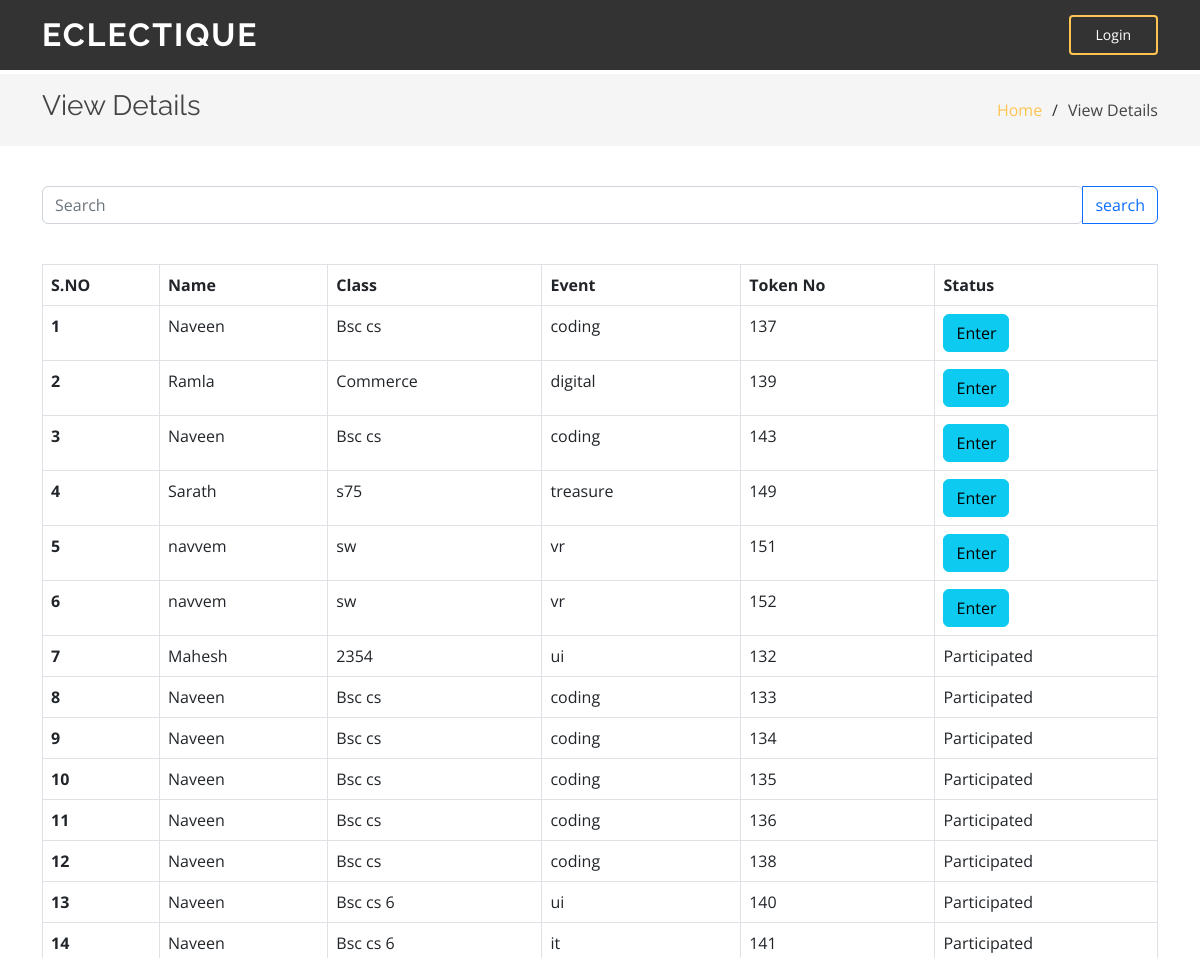
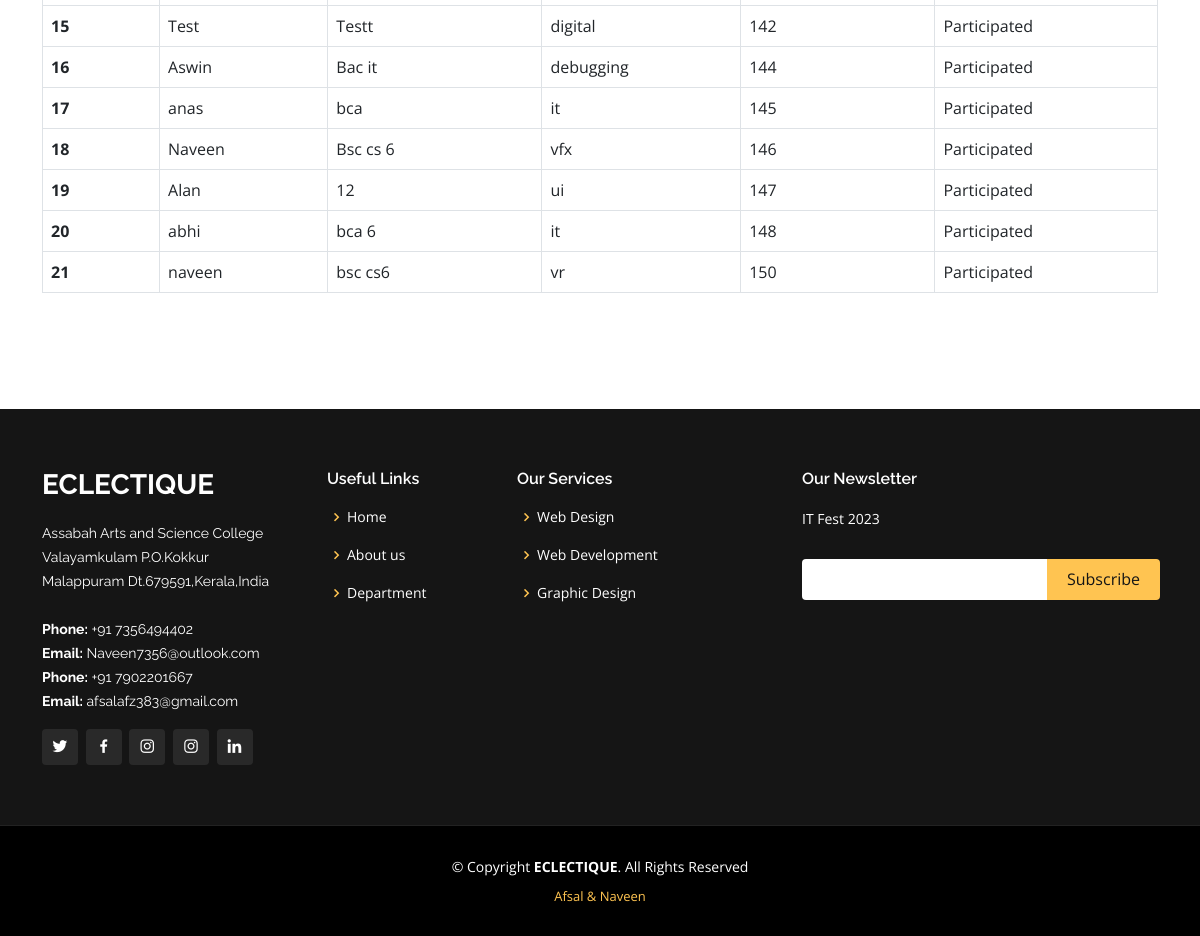
Screenshot of /all with the database file from the repository (2 pictures, top to bottom).
### tables this page shows
CREATE TABLE user(user_id INTEGER PRIMARY KEY AUTOINCREMENT, name TEXT, class TEXT, event TEXT, status TEXT);

### app.py (the view)
@app.route("/all")
def all():
    res = db.execute("SELECT * FROM user ORDER BY status DESC")
    return render_template("admin/all.html", data=res)

### templates/admin/all.html (shortened to what this page needs)
<!DOCTYPE html>
<html lang="en">
<head>
  <link href="/static/assets/vendor/aos/aos.css" rel="stylesheet">
  <link href="/static/assets/vendor/bootstrap/css/bootstrap.min.css" rel="stylesheet">
  <link href="/static/assets/vendor/bootstrap-icons/bootstrap-icons.css" rel="stylesheet">
  <link href="/static/assets/vendor/boxicons/css/boxicons.min.css" rel="stylesheet">
  <link href="/static/assets/vendor/glightbox/css/glightbox.min.css" rel="stylesheet">
  <link href="/static/assets/vendor/remixicon/remixicon.css" rel="stylesheet">
  <link href="/static/assets/vendor/swiper/swiper-bundle.min.css" rel="stylesheet">
  <link href="/static/assets/css/style.css" rel="stylesheet">
</head>
<body>
  <body>
    <header id="header" class="fixed-top header-inner-pages">
      <div class="container d-flex align-items-center justify-content-lg-between">
        <h1 class="logo me-auto me-lg-0"><a href="/">ECLECTIQUE</a></h1>
        <a href="/login" class="get-started-btn scrollto">Login</a>
      </div>
    </header>
    <main id="main">
      <section id="breadcrumbs" class="breadcrumbs">
        <div class="container">
          <div class="d-flex justify-content-between align-items-center">
            <h2>View Details</h2>
            <ol>
              <li><a href="/">Home</a></li>
              <li>View Details</li>
            </ol>
          </div>
        </div>
      </section>
      <section id="portfolio-details" class="portfolio-details">
        <div id="services" class="contact-area">
          <div class="contact-inner area-padding">
            <div class="container ">
              <div class="row">
                <form method="post" action="/all_post">
                  <div class="input-group">
                    <input type="search" class="form-control rounded" placeholder="Search" aria-label="Search" aria-describedby="search-addon" name="name"/>
                    <button type="submit" class="btn btn-outline-primary">search</button>
                  </div>
                  <p>&nbsp;</p>
                  <div class="table-responsive">
                  <table class="table table-bordered">
                    <tr>
                      <th>S.NO</th>
                      <th>Name</th>
                      <th>Class</th>
                      <th>Event</th>
                      <th>Token No</th>
                      <th>Status</th>
                    </tr>
                    {% for i in data %}
                    <tr>
                      <th>{{loop.index}}&nbsp;</th>
                      <td>{{i["name"]}}&nbsp;</td>
                      <td>{{i["class"]}}&nbsp;</td>
                      <td>{{i["event"]}}</td>
                      <td>{{i["user_id"]}}</td>
                      <td>
                        {% if i.status == 'pending' %}
                        <a href="/a_participate/{{ i['user_id'] }}"><input class="btn btn-info" type="button" value="Enter"></a>
                        {% else %}
                        Participated
                        {% endif %}
                      </td>
                    </tr>
                    {% endfor %}
                  </table>
                </div>
                  <p>&nbsp;</p>
                  </form>
              </div>
            </div>
      </div>
       </div>
      </section>
    </main>
    <footer id="footer">
      <div class="footer-top">
        <div class="container">
          <div class="row">
            <div class="col-lg-3 col-md-6">
              <div class="footer-info">
                <h3>ECLECTIQUE</h3>
                <p>
                  Assabah Arts and Science College <br>
                  Valayamkulam P.O.Kokkur<br>
                  Malappuram Dt.679591,Kerala,India<br><br>
                  <strong>Phone:</strong> +91 7356494402<br>
                  <strong>Email:</strong> Naveen7356@outlook.com<br>
          <strong>Phone:</strong> +91 7902201667<br>
                  <strong>Email:</strong> afsalafz383@gmail.com<br>
                </p>
                <div class="social-links mt-3">
                  <a href="https://twitter.com/i/flow/login" class="twitter"><i class="bx bxl-twitter"></i></a>
                  <a href="https://www.facebook.com/naveen.c.7796" class="facebook"><i class="bx bxl-facebook"></i></a>
                  <a href="https://instagram.com/naveen_.c?igshid=YmMyMTA2M2Y=" class="instagram"><i class="bx bxl-instagram"></i></a>
                  <a href="#" class="instagram"><i class="bx bxl-instagram"></i></a>
                  <a href="https://www.linkedin.com/login" class="linkedin"><i class="bx bxl-linkedin"></i></a>
                </div>
              </div>
            </div>
            <div class="col-lg-2 col-md-6 footer-links">
              <h4>Useful Links</h4>
              <ul>
                <li><i class="bx bx-chevron-right"></i> <a href="#home">Home</a></li>
                <li><i class="bx bx-chevron-right"></i> <a href="#about">About us</a></li>
                <li><i class="bx bx-chevron-right"></i> <a href="http://www.assabahasc.org/computer-science-and-application.html">Department</a></li>
              </ul>
            </div>
            <div class="col-lg-3 col-md-6 footer-links">
              <h4>Our Services</h4>
              <ul>
                <li><i class="bx bx-chevron-right"></i> <a href="#">Web Design</a></li>
                <li><i class="bx bx-chevron-right"></i> <a href="#">Web Development</a></li>
                <li><i class="bx bx-chevron-right"></i> <a href="#">Graphic Design</a></li>
              </ul>
            </div>
            <div class="col-lg-4 col-md-6 footer-newsletter">
              <h4>Our Newsletter</h4>
              <p>IT Fest 2023</p>
              <form>
                <input type="email" name="email"><input type="submit" value="Subscribe">
              </form>
            </div>
          </div>
        </div>
      </div>
      <div class="container">
        <div class="copyright">
          &copy; Copyright <strong><span>ECLECTIQUE</span></strong>. All Rights Reserved
        </div>
        <div class="credits">
          <a href="https://instagram.com/naveen_.c?igshid=YmMyMTA2M2Y=">Afsal  & Naveen</a>
        </div>
      </div>
    </footer>
  </body>
  </html>

### static/assets/css/style.css (style rules this page uses)
body { font-family: "Open Sans", sans-serif; color: #444444; }
a { color: #ffc451; text-decoration: none; }
h1, h2, h3, h4, h5, h6 { font-family: "Raleway", sans-serif; }
#header { transition: all 0.5s; z-index: 997; padding: 15px 0; }
#header.header-scrolled, #header.header-inner-pages { background: rgba(0, 0, 0, 0.8); }
#header .logo { font-size: 32px; margin: 0; padding: 0; line-height: 1; font-weight: 700; letter-spacing: 2px; text-transform: uppercase; }
#header .logo a { color: #fff; }
.get-started-btn { color: #fff; border-radius: 4px; padding: 7px 25px 8px 25px; white-space: nowrap; transition: 0.3s; font-size: 14px; display: inline-block; border: 2px solid #ffc451; }
section { padding: 60px 0; overflow: hidden; }
.portfolio-details { padding-top: 40px; }
.breadcrumbs { padding: 15px 0; background: whitesmoke; min-height: 40px; margin-top: 74px; }
.breadcrumbs h2 { font-size: 28px; font-weight: 400; }
.breadcrumbs ol { display: flex; flex-wrap: wrap; list-style: none; padding: 0; margin: 0; }
.breadcrumbs ol li+li { padding-left: 10px; }
.breadcrumbs ol li+li::before { display: inline-block; padding-right: 10px; color: #2f2f2f; content: "/"; }
#footer { background: black; padding: 0 0 30px 0; color: #fff; font-size: 14px; }
#footer .footer-top { background: #151515; border-bottom: 1px solid #222222; padding: 60px 0 30px 0; }
#footer .footer-top .footer-info { margin-bottom: 30px; }
#footer .footer-top .footer-info h3 { font-size: 28px; margin: 0 0 20px 0; padding: 2px 0 2px 0; line-height: 1; font-weight: 700; text-transform: uppercase; }
#footer .footer-top .footer-info p { font-size: 14px; line-height: 24px; margin-bottom: 0; font-family: "Raleway", sans-serif; color: #fff; }
#footer .footer-top .social-links a { font-size: 18px; display: inline-block; background: #292929; color: #fff; line-height: 1; padding: 8px 0; margin-right: 4px; border-radius: 4px; text-align: center; width: 36px; height: 36px; transition: 0.3s; }
#footer .footer-top h4 { font-size: 16px; font-weight: 600; color: #fff; position: relative; padding-bottom: 12px; }
#footer .footer-top .footer-links { margin-bottom: 30px; }
#footer .footer-top .footer-links ul { list-style: none; padding: 0; margin: 0; }
#footer .footer-top .footer-links ul i { padding-right: 2px; color: #ffc451; font-size: 18px; line-height: 1; }
#footer .footer-top .footer-links ul li { padding: 10px 0; display: flex; align-items: center; }
#footer .footer-top .footer-links ul li:first-child { padding-top: 0; }
#footer .footer-top .footer-links ul a { color: #fff; transition: 0.3s; display: inline-block; line-height: 1; }
#footer .footer-top .footer-newsletter form { margin-top: 30px; background: #fff; padding: 6px 10px; position: relative; border-radius: 4px; }
#footer .footer-top .footer-newsletter form input[type=email] { border: 0; padding: 4px; width: calc(100% - 110px); }
#footer .footer-top .footer-newsletter form input[type=submit] { position: absolute; top: 0; right: -2px; bottom: 0; border: 0; background: none; font-size: 16px; padding: 0 20px; background: #ffc451; color: #151515; transition: 0.3s; border-radius: 0 4px 4px 0; }
#footer .copyright { text-align: center; padding-top: 30px; }
#footer .credits { padding-top: 10px; text-align: center; font-size: 13px; color: #fff; }

### rows the page displays
user: name "Naveen", class "Bsc cs", event "coding", user_id "137"
user: name "Ramla", class "Commerce", event "digital", user_id "139"
user: name "Naveen", class "Bsc cs", event "coding", user_id "143"
user: name "Sarath", class "s75", event "treasure", user_id "149"
user: name "navvem", class "sw", event "vr", user_id "151"
user: name "navvem", class "sw", event "vr", user_id "152"
user: name "Mahesh", class "2354", event "ui", user_id "132", status "Participated"
user: name "Naveen", class "Bsc cs", event "coding", user_id "133", status "Participated"
user: name "Naveen", class "Bsc cs", event "coding", user_id "134", status "Participated"
user: name "Naveen", class "Bsc cs", event "coding", user_id "135", status "Participated"
user: name "Naveen", class "Bsc cs", event "coding", user_id "136", status "Participated"
user: name "Naveen", class "Bsc cs", event "coding", user_id "138", status "Participated"
user: name "Naveen", class "Bsc cs 6", event "ui", user_id "140", status "Participated"
user: name "Naveen", class "Bsc cs 6", event "it", user_id "141", status "Participated"
user: name "Test", class "Testt", event "digital", user_id "142", status "Participated"
user: name "Aswin", class "Bac it", event "debugging", user_id "144", status "Participated"
user: name "anas", class "bca", event "it", user_id "145", status "Participated"
user: name "Naveen", class "Bsc cs 6", event "vfx", user_id "146", status "Participated"
user: name "Alan", class "12", event "ui", user_id "147", status "Participated"
user: name "abhi", class "bca 6", event "it", user_id "148", status "Participated"
user: name "naveen", class "bsc cs6", event "vr", user_id "150", status "Participated"
